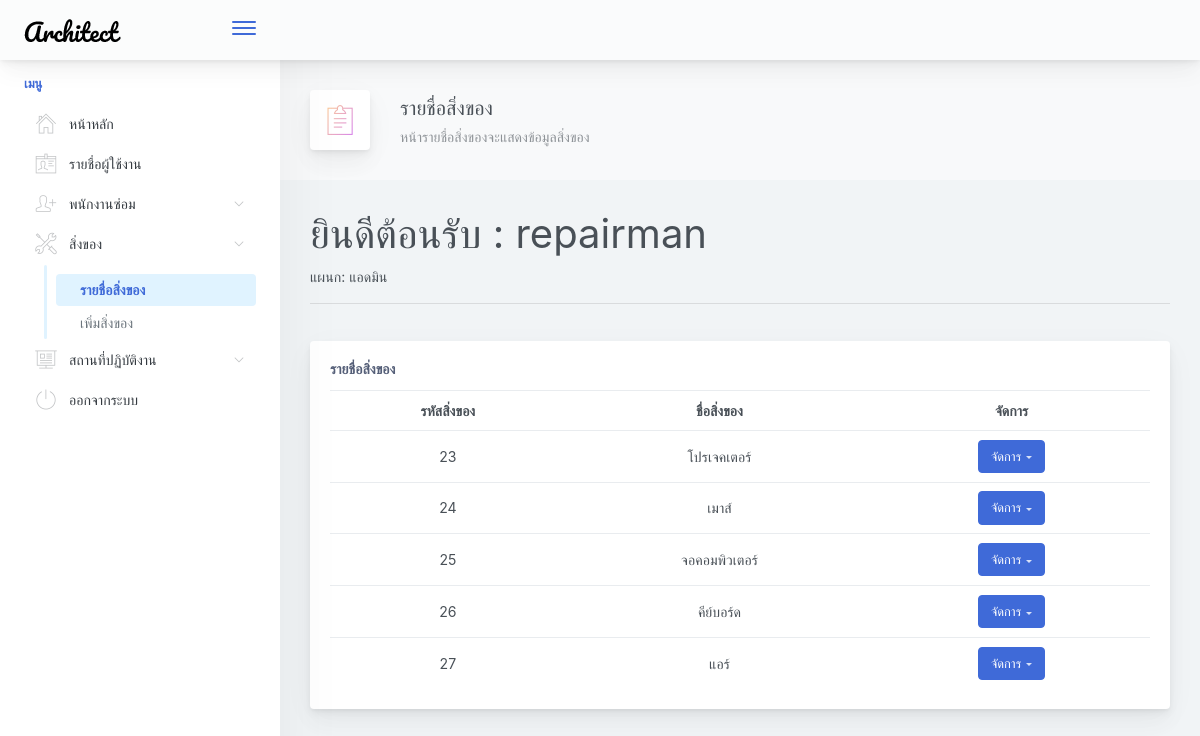
Page /admin/allitem.php (signed in) on the earlier database version.
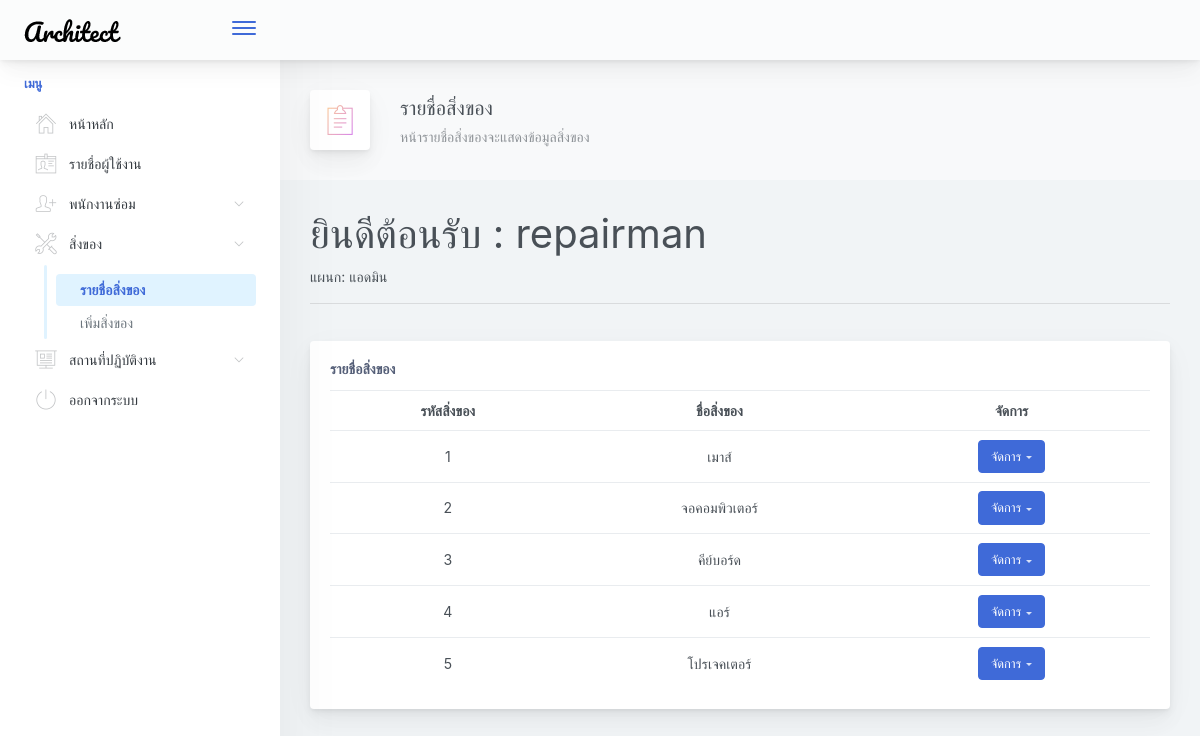
Same page on the later database version.
### tables this page shows
CREATE TABLE `items` (
  `item_id` int(11) NOT NULL,
  `item_name` varchar(20) NOT NULL
);

### admin/allitem.php (the view, shortened to what this page needs)
<?php
require '../connect.php';
?>
<!doctype html>
<html lang="en">
<head>
    <link href="../main.css" rel="stylesheet">
</head>
<body>
    <div class="app-container app-theme-white body-tabs-shadow fixed-sidebar fixed-header">
        <div class="app-header header-shadow">
            <div class="app-header__logo">
                <div class="logo-src"></div>
                <div class="header__pane ml-auto">
                    <div>
                        <button type="button" class="hamburger close-sidebar-btn hamburger--elastic" data-class="closed-sidebar">
                            <span class="hamburger-box">
                                <span class="hamburger-inner"></span>
                            </span>
                        </button>
                    </div>
                </div>
            </div>
            <div class="app-header__content">
            </div>
        </div>
        <div class="app-main">
            <div class="app-sidebar sidebar-shadow">
                <div class="scrollbar-sidebar">
                    <div class="app-sidebar__inner">
                        <ul class="vertical-nav-menu">
                        <li class="app-sidebar__heading">เมนู</li>
                            <li>
                                <a href="/helpdeskproject/admin/admin.php">
                                    <i class="metismenu-icon pe-7s-home"></i>
                                    หน้าหลัก
                                </a>
                            </li>
                            <li>
                                <a href="/helpdeskproject/admin/alluser.php">
                                    <i class="metismenu-icon pe-7s-id"></i>
                                    รายชื่อผู้ใช้งาน
                                </a>
                            </li>
                            <li>
                                <a href="#">
                                    <i class="metismenu-icon pe-7s-add-user"></i>
                                    พนักงานซ่อม
                                    <i class="metismenu-state-icon pe-7s-angle-down caret-left"></i>
                                </a>
                            </li>
                            <li>
                                <a href="#">
                                    <i class="metismenu-icon pe-7s-tools"></i>
                                    สิ่งของ
                                    <i class="metismenu-state-icon pe-7s-angle-down caret-left"></i>
                                </a>
                                <ul  class="mm-show">
                                    <li>
                                        <a href="#" class="mm-active">
                                            รายชื่อสิ่งของ
                                        </a>
                                    </li>
                                    <li>
                                        <a href="/helpdeskproject/admin/form_additem.php">
                                            เพิ่มสิ่งของ
                                        </a>
                                    </li>
                                </ul>
                            </li>
                            <li>
                                <a href="#">
                                    <i class="metismenu-icon pe-7s-display2"></i>
                                    สถานที่ปฏิบัติงาน
                                    <i class="metismenu-state-icon pe-7s-angle-down caret-left"></i>
                                </a>
                            </li>
                            <li>
                                <a href="/helpdeskproject/logout.php">
                                    <i class="metismenu-icon pe-7s-power"></i>
                                    ออกจากระบบ
                                </a>
                            </li>
                        </ul>
                    </div>
                </div>
            </div>
            <div class="app-main__outer">
                <div class="app-main__inner">
                    <div class="app-page-title">
                        <div class="page-title-wrapper">
                            <div class="page-title-heading">
                                <div class="page-title-icon">
                                    <i class="pe-7s-note2 icon-gradient bg-mean-fruit">
                                    </i>
                                </div>
                                <div>รายชื่อสิ่งของ
                                    <div class="page-title-subheading">หน้ารายชื่อสิ่งของจะแสดงข้อมูลสิ่งของ
                                    </div>
                                </div>
                            </div>
                        </div>
                    </div>
                    <?php echo "<h1>ยินดีต้อนรับ : " . $_SESSION['name'] . "</h1>" ?>
                    แผนก: แอดมิน
                    <hr />
                    <br />
                    <div class="main-card mb-3 card">
                        <div class="card-body">
                            <h5 class="card-title">รายชื่อสิ่งของ</h5>
                            <?php
                            $sql = "SELECT * FROM items";
                            $result = $dbcon->query($sql);
                            if ($result->num_rows > 0) {
                                echo "<table class='mb-0 table table-hover'>";
                                echo "<tr align='center'>";
                                echo "<th>รหัสสิ่งของ</th>";
                                echo "<th>ชื่อสิ่งของ</th>";
                                echo "<th>จัดการ</th>";
                                echo "</tr>";
                                while ($row = $result->fetch_assoc()) {
                                    echo "<tr align='center'>";
                                    echo "<td>" . $row["item_id"] . " </td>";
                                    echo "<td>" . $row["item_name"] . "</td>";
                                    echo "<td><div class='dropdown d-inline-block'>
                            <button type='button' aria-haspopup='true' aria-expanded='false' data-toggle='dropdown' class='dropdown-toggle btn btn-primary'>จัดการ</button>
                            <div tabindex='-1' role='menu' aria-hidden='true' class='dropdown-menu'>
                        <form action='deleteitem.php' method='post'>
                            <input type='hidden' name='item_id' value='" . $row['item_id'] . "'>
                            <button type='submit' tabindex='0' class='dropdown-item' style='color:red;'>ลบสิ่งของ</button>
                        </form>
                            </div>
                            </div>
                            </td>";
                                    echo "</tr>";
                                }
                                echo "</table>";
                            } else {
                                echo "ขณะนี้ไม่มีการแจ้งซ่อม<br />";
                            }
                            ?>
                        </div>
                    </div>
                </div>
            </div>
        </div>
</body>
</html>

Differences in the rows shown:
removed items: item_id "23", item_name "โปรเจคเตอร์"
removed items: item_id "24", item_name "เมาส์"
removed items: item_id "25", item_name "จอคอมพิวเตอร์"
removed items: item_id "26", item_name "คีย์บอร์ด"
removed items: item_id "27", item_name "แอร์"
added items: item_id "1", item_name "เมาส์"
added items: item_id "2", item_name "จอคอมพิวเตอร์"
added items: item_id "3", item_name "คีย์บอร์ด"
added items: item_id "4", item_name "แอร์"
added items: item_id "5", item_name "โปรเจคเตอร์"
